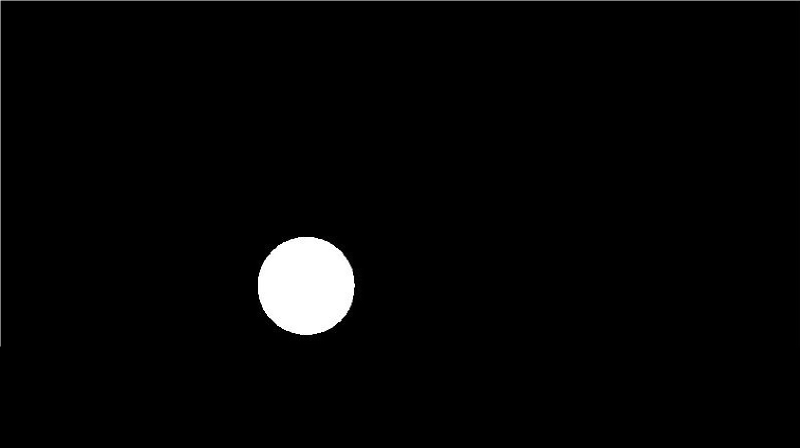
%> input picture cue2.jpg, 1600 x 896 px (shown at 1/2 size)
$ octave trajectory.m   (GNU Octave 9; MATLAB toolbox functions it lacks are replaced by stand-ins)
%> lines starting %> are read from the running program, lines starting %| are printed output that depends on the picture; in (x1, y1, x2, y2) boxes, pixels count from 0 and x2, y2 are one past the last pixel; in counts of white or black regions, pixels touching at a corner belong together; the program's own positions count from 1
f=imread('cue2.jpg');
%> f is the input picture: size 896x1600x3 uint8; min 0, max 255, mean 5.7
f=im2bw(f,0.2);
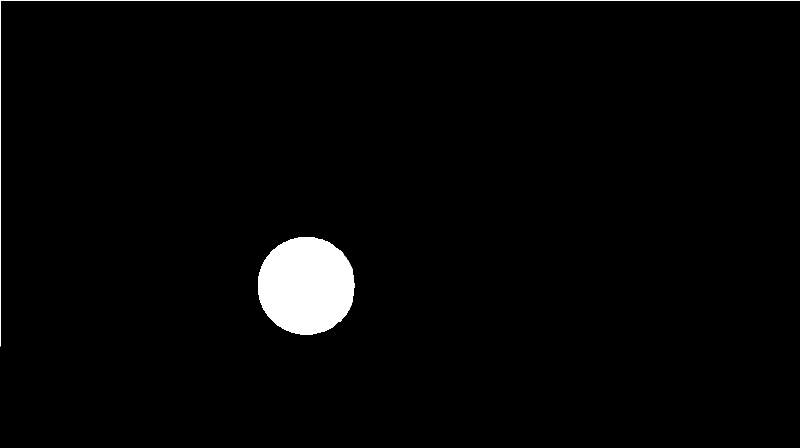
%> f: size 896x1600 logical (shown at 1/2 size); 2.2% white; 2 white regions, box (x1, y1, x2, y2) and area: (516, 474, 710, 670) 29915, (0, 0, 1600, 693) 2292
xb=[70.13 1527 1514 82.9];
yb=[72 72 817 817];
xmin=70.13;
xmax=1527;
ymin=72;
ymax=817;
xr=612.1406;
yr=570.7795;
xc1=630;
xc2=616;
yc1=469;
yc2=529;
X1=[xc1 xc2];
Y1=[yc1 yc2];
xi = zeros(1, 4);
yi = zeros(1, 4);
for j=1:4
    if(j==4)
        X2=[xb(4) xb(1)];
        Y2=[yb(4) yb(1)];
    else
    X2=[xb(j) xb(j+1)];
    Y2=[yb(j) yb(j+1)];
    end
    %fit linear polynomial
    p1 = polyfit(X1,Y1,1);
    p2 = polyfit(X2,Y2,1);

    %calculate intersection
    x_intersect = fzero(@(x) polyval(p1-p2,x),3);
    y_intersect = polyval(p1,x_intersect);
    %disp(x_intersect);
    %disp(y_intersect);
    xi(j)=x_intersect;
    yi(j)=y_intersect;
end
d1=sqrt((xr-xc1)^2+(yr-yc1)^2);
d2=sqrt((xr-xc2)^2+(yr-yc2)^2);
if(d1>d2)
    xf=xc2;
    yf=yc2;
else
    xf=xc1;
    yf=yc1;
end
for j=1:4
    if(xi(j)>0&&xi(j)<1601&&yi(j)>0&&yi(j)<897)
        d1=sqrt((xr-xi(j))^2+(yr-yi(j))^2);
        d2=sqrt((xf-xi(j))^2+(yf-yi(j))^2);
        if(d2>d1)
            x=xi(j);
            y=yi(j);
            l=j;
        end
    end
end
figure,imshow(f),hold on;
xp=[xr x];
yp=[yr y];
plot(xp,yp,'LineWidth',2,'Color','white');
if(l==1||l==3)
    %if(xr<x)
        xref=x+(x-xr);
        yref=yr;
    % [4 lines of commented-out code are left out]
else
    %if(yr<y)
        xref=xr;
        yref=y+(y-yr);
    %else
    %end
end
X1=[x xref];
Y1=[y yref];
for j=1:4
    if(j==l)
    else
    if(j==4)
        X2=[xb(4) xb(1)];
        Y2=[yb(4) yb(1)];
    else
    X2=[xb(j) xb(j+1)];
    Y2=[yb(j) yb(j+1)];
    end
    %fit linear polynomial
    p1 = polyfit(X1,Y1,1);
    p2 = polyfit(X2,Y2,1);

    %calculate intersection
    x_intersect = fzero(@(x) polyval(p1-p2,x),3);
    y_intersect = polyval(p1,x_intersect);
    %disp(x_intersect);
    %disp(y_intersect);
    xi(j)=x_intersect;
    yi(j)=y_intersect;
    end
end
for j=1:4
    disp(1);
    if(j==l)
    else
    if(xi(j)>=xmin&&xi(j)<=xmax&&yi(j)>=ymin&&yi(j)<=ymax)
        xint=xi(j);
        yint=yi(j);
    end
    end
end
xp=[x xint];
yp=[y yint];
plot(xp,yp,'LineWidth',2,'Color','white');
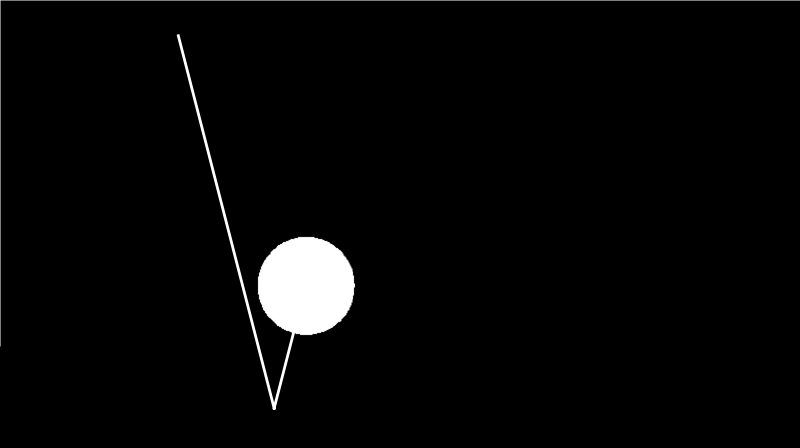
%> figure redrawn from the program's plot data; shown at 1/2 size
%disp(xi);
%disp(yi);
